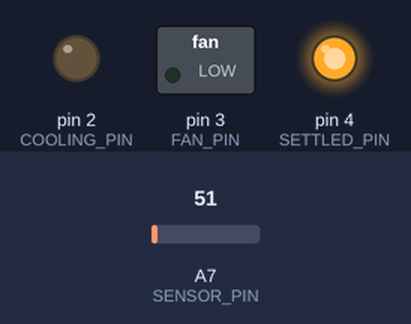
Recording of a sketch running on a simulated Arduino Nano, built with avr-gcc and run on an emulated ATmega328P. Shown: switched loads named in the sketch (green lamp = pin HIGH), output pins drawn as LEDs (lit = HIGH). Inputs (shaded band) come from the test bench; at power-on: A7 (SENSOR_PIN) = 51. What the sketch prints to the serial monitor is not drawn.

Above: at 1.2 s.
1.3 s: A7 (SENSOR_PIN) set to 61
At 3.0 s:
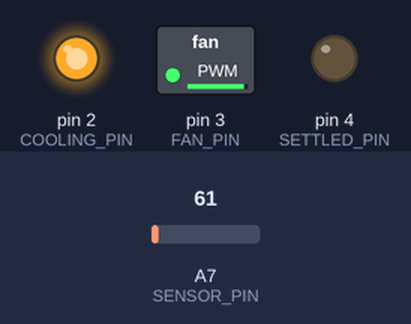
3.3 s: A7 (SENSOR_PIN) set to 53
6.3 s: A7 (SENSOR_PIN) set to 49
At 7.63 s:
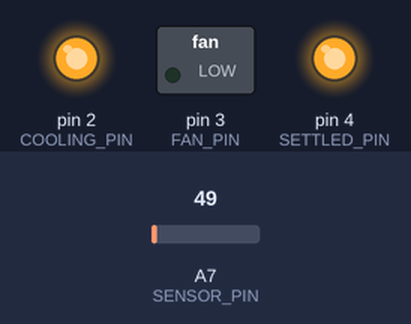
9.1 s: A7 (SENSOR_PIN) set to 30
At 10.0 s:
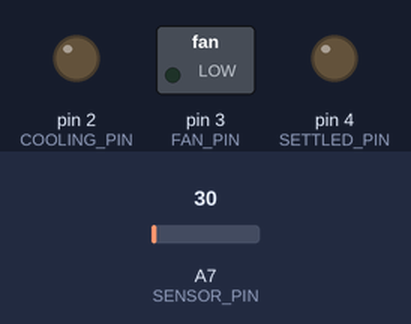
Timing chart, 0 to 56.0 s (numbered marks = the images above; inputs shaded):
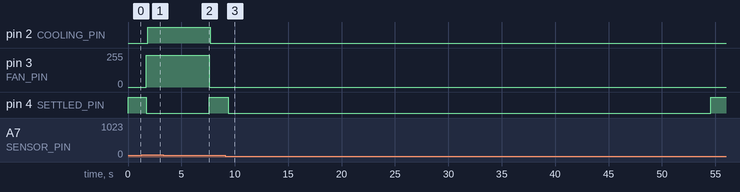

Measured:
- the behaviour switches between 50 and 49 on A7 (SENSOR_PIN) (found by bisection; images 1 and 2)
- after the input at 1.3 s, pin 2 (COOLING_PIN): LOW → HIGH after 0.53 s; pin 3 (FAN_PIN): 0/255 → 239/255 after 0.43 s; pin 4 (SETTLED_PIN): HIGH → LOW after 0.43 s
- after the input at 6.3 s, pin 2 (COOLING_PIN): HIGH → LOW after 1.4 s; pin 3 (FAN_PIN): 239/255 → 0/255 after 1.3 s; pin 4 (SETTLED_PIN): LOW → HIGH after 1.3 s
- after the input at 9.1 s, pin 4 (SETTLED_PIN): HIGH → LOW after 0.30 s, → HIGH 45.2 s later

The sketch:

twelve.ino
```cpp
#include "trend_detector.h"

// need a target temp, when above that, the fan is always on at least a minimum amount,
// depending on how far away from the target, the minimum speed is set
// when the temp trends up, the minimum temp is boosted
// after some time if it's still tending up, the min is boosted again

#define SETTLED_PIN 4
#define COOLING_PIN 2
#define FAN_PIN 3
#define SENSOR_PIN A7

#define FAN_MAX 255
#define FAN_MIN 31
#define FAN_OFF 0
#define FAN_SPEED_STEP 16
#define FAN_SETTLE_TIME 100
#define FAN_SPEED_STEPS (int((FAN_MAX - FAN_MIN) / FAN_SPEED_STEP) + 1)
#define FAN_SPEED_MAX_STEP FAN_SPEED_STEPS
#define FAN_OPEN_DELAY 250
#define FAN_OPEN_STEP 25

#define SAMPLE_DELAY 10

#define FAST_WINDOW 100
#define SLOW_WINDOW 1000
#define TREND_WINDOW 100
#define TREND_SENSE 0.50
#define SETTLED_WINDOW 0.20

#define FAN_PAUSE_DELAY 5

TrendDetector *trend_detector;

int current_fan_speed = 0;
int current_fan_speed_step = -1;

void fan_settle_delay(){
  delay(FAN_SETTLE_TIME);
}

void set_fan_off(bool settle=true){
  digitalWrite(FAN_PIN, LOW);
  current_fan_speed = 0;
  current_fan_speed_step = 0;
  if(settle)
    fan_settle_delay();
}

void set_fan_speed(int speed, bool settle=true){
  Serial.print(speed);
  Serial.print(current_fan_speed_step);
  if(speed != current_fan_speed_step)
    if(speed <= 0){
      set_fan_off(settle);
      current_fan_speed_step = 0;
    } else {
      if(speed > FAN_SPEED_STEPS)
        speed = FAN_SPEED_STEPS;
      current_fan_speed_step = speed;
      current_fan_speed = speed * FAN_SPEED_STEP - 1;
      analogWrite(FAN_PIN, current_fan_speed);
      if(settle)
        fan_settle_delay();
    }
}

void pause_fan(){
  // digitalWrite(FAN_PIN, LOW);
  // delay(FAN_PAUSE_DELAY);
}

void resume_fan(){
  // if(current_fan_speed != 0)
  //   analogWrite(FAN_PIN, current_fan_speed);
  // delay(FAN_PAUSE_DELAY);
}

// void fan_opening(){
//   Serial.println("opening");
//   analogWrite(FAN_PIN, FAN_MAX);
//   for(int i = FAN_MAX; i >= FAN_MIN; i -= FAN_OPEN_STEP){
//     Serial.println(i);
//     analogWrite(FAN_PIN, i);
//     // blinky_delay(FAN_OPEN_DELAY);
//   }
// }

float sample_temp(){
  int temp_adc_val;
  float temp_val, temp_c, temp_f;

  pause_fan();
  temp_adc_val = analogRead(SENSOR_PIN);
  resume_fan();

  temp_val = (temp_adc_val * 4.88);	/* Convert adc value to equivalent voltage */
  temp_c = (temp_val / 10.0);	/* LM35 gives output of 10mv/°C */
  temp_f = temp_c * (9.0 / 5.0) + 32.0;

  delay(SAMPLE_DELAY);
  return temp_f;
}

#define MODE_CHECKING 0
#define MODE_COOLING 1
int current_mode = MODE_CHECKING;

void setup() {
  Serial.begin(115200);

  pinMode(SETTLED_PIN, OUTPUT);
  pinMode(COOLING_PIN, OUTPUT);
  pinMode(FAN_PIN, OUTPUT);
  pinMode(SENSOR_PIN, INPUT);
  }

void loop() {
  float sample = sample_temp();
  trend_detector = new TrendDetector(FAST_WINDOW, SLOW_WINDOW, TREND_WINDOW, TREND_SENSE, SETTLED_WINDOW, sample_temp());

  while(current_mode == MODE_CHECKING){
    trend_detector->sample(sample_temp());

    if(trend_detector->settled()){
      digitalWrite(SETTLED_PIN, HIGH);
    } else {
      digitalWrite(SETTLED_PIN, LOW);

      if(trend_detector->mean() > 0.0){
        current_mode = MODE_COOLING;
        set_fan_speed(FAN_SPEED_MAX_STEP);
        digitalWrite(COOLING_PIN, HIGH);
        break;
      } else {
        set_fan_speed(0, false);
        digitalWrite(COOLING_PIN, LOW);
      }
    }

    Serial.print("Checking: ");
    Serial.print(trend_detector->fast_mean());
    Serial.print(" ");
    Serial.print(trend_detector->slow_mean());
    Serial.print(" ");
    Serial.println(trend_detector->mean());
  }

  while(current_mode == MODE_COOLING){
    trend_detector->sample(sample_temp());

    if(trend_detector->mean() <= 0.0){
      digitalWrite(SETTLED_PIN, HIGH);
      current_mode = MODE_CHECKING;
      set_fan_off();
      digitalWrite(COOLING_PIN, LOW);
      break;
    }

    Serial.print("Cooling: ");
    Serial.print(trend_detector->fast_mean());
    Serial.print(" ");
    Serial.print(trend_detector->slow_mean());
    Serial.print(" ");
    Serial.println(trend_detector->mean());
  }
}
```

trend_detector.h
```cpp
#ifndef TREND_DETECTOR_H
#define TREND_DETECTOR_H
#include "Arduino.h"
#include "windowed_mean.h"

class TrendDetector
{
public:
  TrendDetector(long fast_window, long slow_window, long trend_window, float trend_sense, float settled_window, float primed_value);
  float sample(float sample);
  float fast_mean(void);
  float slow_mean(void);
  float mean(void);
  bool settled(void);

private:
  WindowedMean *_fast_mean;
  WindowedMean *_slow_mean;
  WindowedMean *_trend_mean;
  float _trend_sense;
  float _settled_window;
};

TrendDetector::TrendDetector(long fast_window, long slow_window, long trend_window, float trend_sense, float settled_window, float primed_value){
  _fast_mean = new WindowedMean(fast_window, primed_value);
  _slow_mean = new WindowedMean(slow_window, primed_value);
  _trend_mean = new WindowedMean(trend_window, 0.0);
  _trend_sense = trend_sense;
  _settled_window = settled_window;
}

float TrendDetector::sample(float sample){
  float trend;

  _fast_mean->sample(sample);
  _slow_mean->sample(sample);

  if(_slow_mean->mean() > _fast_mean->mean())
    trend = -_trend_sense * (_slow_mean->mean() - _fast_mean->mean());
  else if(_slow_mean->mean() < _fast_mean->mean())
    trend = _trend_sense * (_fast_mean->mean() - _slow_mean->mean());

  _trend_mean->sample(trend);
  return _trend_mean->mean();
}

float TrendDetector::fast_mean(void){
  return _fast_mean->mean();
}

float TrendDetector::slow_mean(void){
  return _slow_mean->mean();
}

float TrendDetector::mean(void){
  return _trend_mean->mean();
}

bool TrendDetector::settled(void){
  return _trend_mean->mean() >= -_settled_window && _trend_mean->mean() <= _settled_window;
}
#endif
```

windowed_mean.h
```cpp
#ifndef WINDOWED_MEAN_H
#define WINDOWED_MEAN_H
#include "Arduino.h"

class WindowedMean
{
public:
  WindowedMean(long window_length, float primed_value);
  float sample(float sample);
  float mean(void);

private:
  long _window_length;
  float _mean_accum;
  float _last_mean;

};

WindowedMean::WindowedMean(long window_length, float primed_value){
  _window_length = window_length;
  _mean_accum = primed_value * _window_length;
  _last_mean = primed_value;
}

float WindowedMean::sample(float sample){
  _mean_accum -= _last_mean;
  _mean_accum += sample;
  _last_mean = _mean_accum / _window_length;
  return _last_mean;
}

float WindowedMean::mean(void){
  return _last_mean;
}
#endif
```
